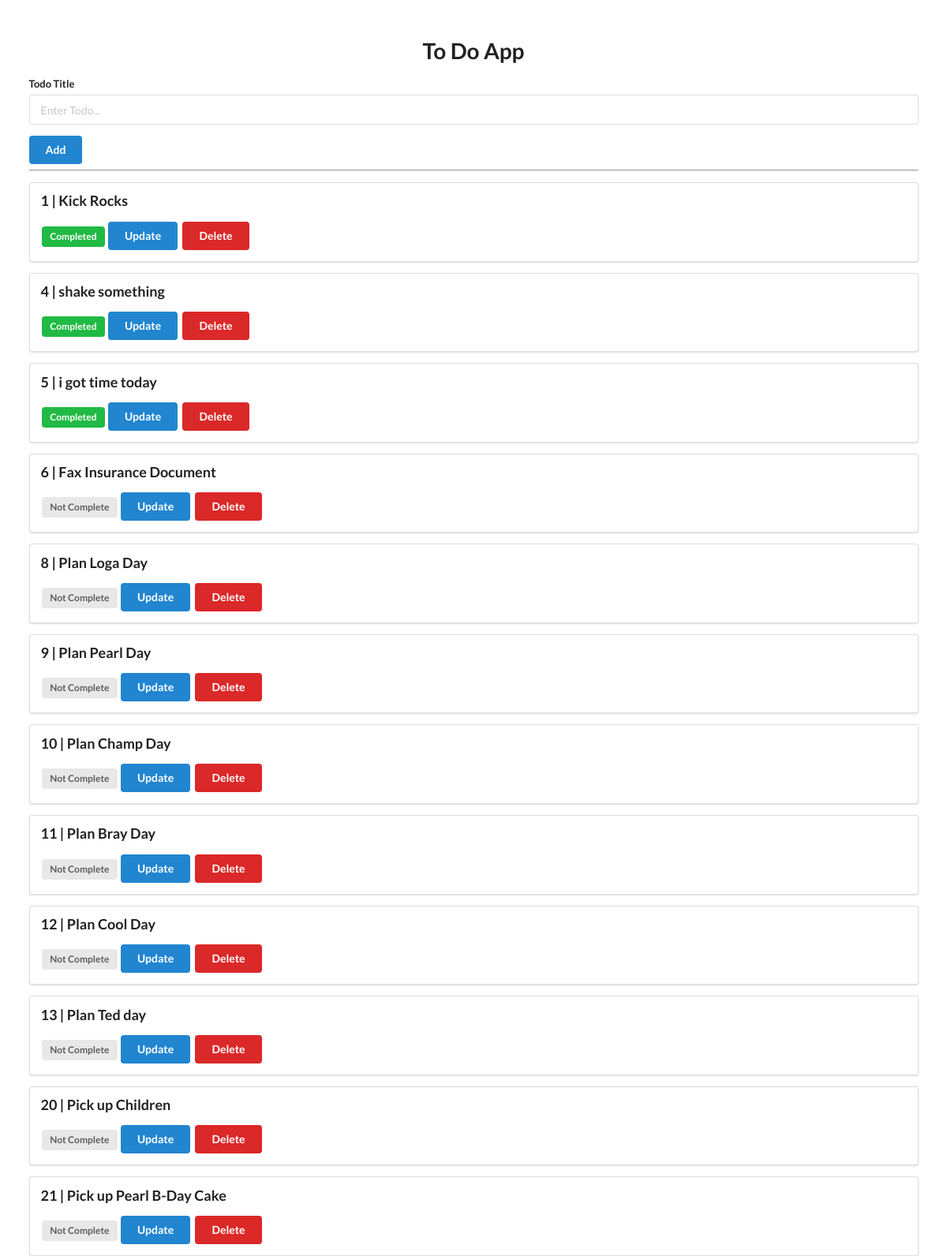
/todolist/, run on the app's committed database.
### todolist/models.py (models this page shows, shortened)
class Todo(models.Model):
    title=models.CharField(max_length=350)
    complete=models.BooleanField(default=False)

### todolist/views.py (the view)
# urls.py: path('todolist/', views.indext, name="indext"),
def indext(request):
    todos = Todo.objects.all()
    return render(request, "base.html", {"todo_list": todos})

### templates/base.html (shortened to what this page needs)
<!DOCTYPE html>
<html lang="en">
<head>
    <link rel="stylesheet" href="https://cdn.jsdelivr.net/npm/semantic-ui@2.4.2/dist/semantic.min.css">
</head>
<body>
    <div style="margin-top: 50px;" class="ui container">
        <h1 class="ui center aligned header">To Do App</h1>
        <form class="ui form" action="add" method="post">
            <div class="field">
                <label>Todo Title</label>
                <input type="text" name="title" placeholder="Enter Todo..."><br>
            </div>
            <button class="ui blue button" type="submit">Add</button>
        </form>
        <hr>
        {% for todo in todo_list %}
        <div class="ui segment">
            <p class="ui big header">{{ todo.id }} | {{ todo.title }}</p>
            {% if todo.complete == False %}
            <span class="ui gray label">Not Complete</span>
            {% else %}
            <span class="ui green label">Completed</span>
            {% endif %}
            <a class="ui blue button" href="update/{{ todo.id }}">Update</a>
            <a class="ui red button" href="delete/{{ todo.id }}">Delete</a>
        </div>
        {% endfor %}
    </div>
</body>
</html>

### data on the page
Todo: id "1", title "Kick Rocks", complete "Completed"
Todo: id "4", title "shake something", complete "Completed"
Todo: id "5", title "i got time today", complete "Completed"
Todo: id "6", title "Fax Insurance Document", complete "Not Complete"
Todo: id "8", title "Plan Loga Day", complete "Not Complete"
Todo: id "9", title "Plan Pearl Day", complete "Not Complete"
Todo: id "10", title "Plan Champ Day", complete "Not Complete"
Todo: id "11", title "Plan Bray Day", complete "Not Complete"
Todo: id "12", title "Plan Cool Day", complete "Not Complete"
Todo: id "13", title "Plan Ted day", complete "Not Complete"
Todo: id "20", title "Pick up Children", complete "Not Complete"
Todo: id "21", title "Pick up Pearl B-Day Cake", complete "Not Complete"
